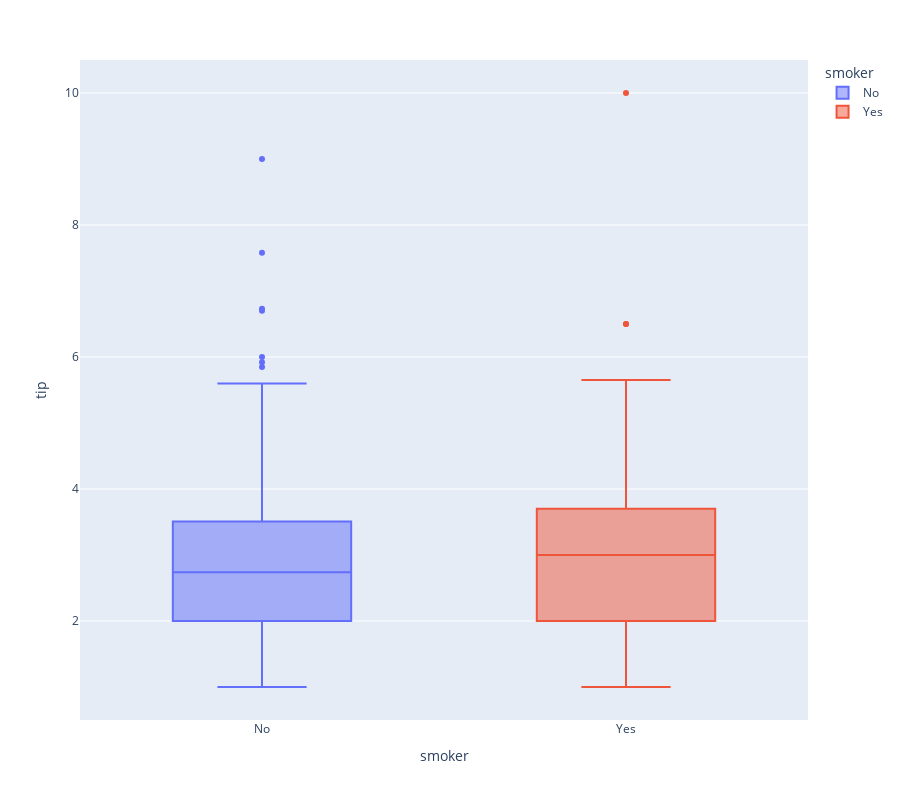

The code cell stored with this chart in its notebook:
### Markdown cell above
## Create Boxplot:

### Code cell
fig = px.box(df , x= "smoker", y= "tip", color = "smoker", height = 800)
fig.show()

### Figure 1 — Plotly figure (JSON) as saved in the notebook; plotly's stock layout.template omitted (floating-point values rounded to 4 significant figures; data arrays with more than 128 entries replaced by an {"elided": "..."} marker saying what was removed)
{"data": [{"alignmentgroup": "True", "hovertemplate": "smoker=%{x}<br>tip=%{y}<extra></extra>", "legendgroup": "No", "marker": {"color": "#636efa"}, "name": "No", "notched": false, "offsetgroup": "No", "orientation": "v", "showlegend": true, "type": "box", "x": {"elided": "151 str values"}, "x0": " ", "xaxis": "x", "y": {"elided": "151 float values"}, "y0": " ", "yaxis": "y"}, {"alignmentgroup": "True", "hovertemplate": "smoker=%{x}<br>tip=%{y}<extra></extra>", "legendgroup": "Yes", "marker": {"color": "#EF553B"}, "name": "Yes", "notched": false, "offsetgroup": "Yes", "orientation": "v", "showlegend": true, "type": "box", "x": ["Yes", "Yes", "Yes", "Yes", "Yes", "Yes", "Yes", "Yes", "Yes", "Yes", "Yes", "Yes", "Yes", "Yes", "Yes", "Yes", "Yes", "Yes", "Yes", "Yes", "Yes", "Yes", "Yes", "Yes", "Yes", "Yes", "Yes", "Yes", "Yes", "Yes", "Yes", "Yes", "Yes", "Yes", "Yes", "Yes", "Yes", "Yes", "Yes", "Yes", "Yes", "Yes", "Yes", "Yes", "Yes", "Yes", "Yes", "Yes", "Yes", "Yes", "Yes", "Yes", "Yes", "Yes", "Yes", "Yes", "Yes", "Yes", "Yes", "Yes", "Yes", "Yes", "Yes", "Yes", "Yes", "Yes", "Yes", "Yes", "Yes", "Yes", "Yes", "Yes", "Yes", "Yes", "Yes", "Yes", "Yes", "Yes", "Yes", "Yes", "Yes", "Yes", "Yes", "Yes", "Yes", "Yes", "Yes", "Yes", "Yes", "Yes", "Yes", "Yes", "Yes"], "x0": " ", "xaxis": "x", "y": [3, 1.76, 3.21, 2, 1.98, 3.76, 1, 2.09, 3.14, 5, 3.08, 3, 5, 3, 1, 4.3, 4.73, 4, 1.5, 3, 2.5, 3, 2.5, 3.48, 1.64, 4.06, 4.29, 4, 2, 3, 1.61, 2, 10, 3.16, 5.15, 3.18, 4, 3.11, 2, 2, 4, 3.55, 3.68, 5.65, 3.5, 6.5, 3, 3.5, 2, 3.5, 4, 1.5, 4.19, 2.56, 2.02, 4, 2, 5, 2, 2, 4, 2.01, 2, 2.5, 4, 3.23, 3.41, 3, 2.03, 2.23, 2, 5.16, 2.5, 6.5, 1.1, 3, 1.5, 1.44, 3.09, 2.2, 3.48, 1.92, 1.58, 2.5, 2, 2.88, 2, 3, 3, 1, 1.17, 2, 2], "y0": " ", "yaxis": "y"}], "layout": {"boxmode": "overlay", "height": 800, "legend": {"title": {"text": "smoker"}, "tracegroupgap": 0}, "margin": {"t": 60}, "xaxis": {"anchor": "y", "categoryarray": ["No", "Yes"], "categoryorder": "array", "domain": [0, 1], "title": {"text": "smoker"}}, "yaxis": {"anchor": "x", "domain": [0, 1], "title": {"text": "tip"}}}}
